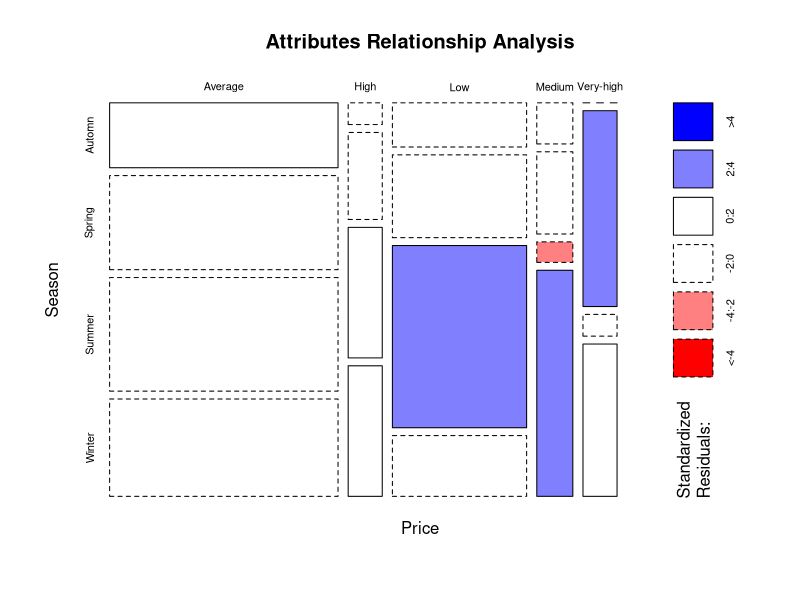
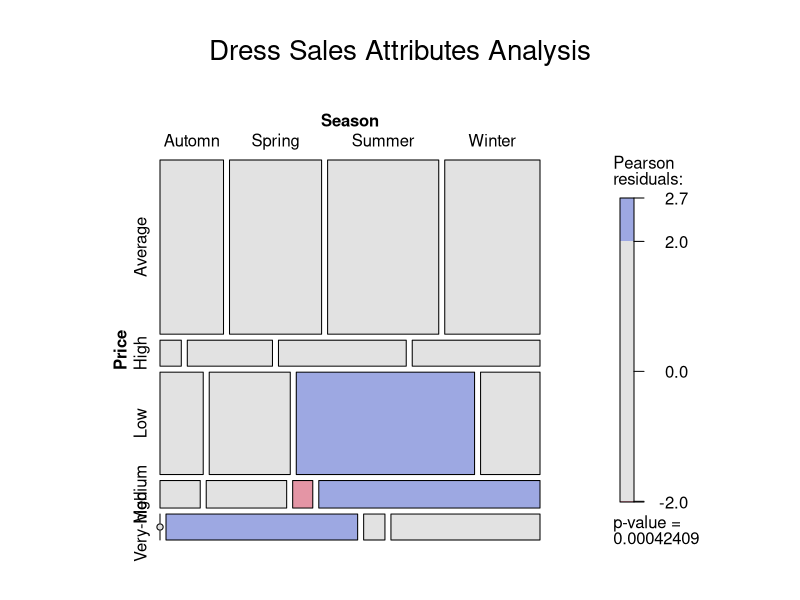
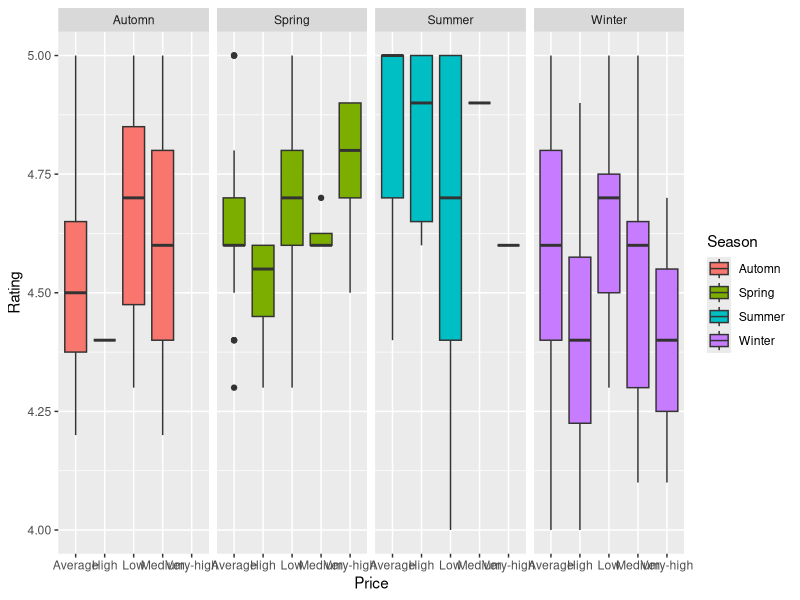

Reproduce these figures in R, in order.
loadData <- function(){
  data<-read.csv("merged_dress_sales.csv")
  colnames(data)<-c("Dress_ID","08/02","08/04","08/06","08/08","08/10","08/12","08/14","08/16",
                    "08/18","08/20","08/22","08/24","08/26","08/28","08/30","09/02","09/04",
                    "09/06","09/08","09/10","09/12","09/14","09/16","09/18","09/20","09/22",
                    "09/24","09/26","09/28","09/30","10/02","10/04","10/06","10/08","10/10","10/12","10/14",
                    "10/16","10/18","10/20","10/22","10/24","10/26","10/28","10/30","Style","Price",
                    "Rating","Size","Season","NeckLine","SleeveLength","waiseline","Material","FabricType",
                    "Decoration","Pattern.Type","Recommendation")
  return(data)
}


mydata<-loadData()
mydata<-na.omit(mydata)
ID<-as.data.frame(mydata[,1])
colnames(ID)<-"Dress_ID"
subdata<-cbind(ID,mydata[,47:ncol(mydata)])


subdata$Season<-as.character(mydata$Season)
subdata$Season[subdata$Season=="spring" | subdata$Season=="Spring"]<-"Spring"
subdata$Season[subdata$Season=="summer" | subdata$Season=="Summer"]<-"Summer"
subdata$Season[subdata$Season=="winter" | subdata$Season=="Winter" | subdata$Season=="NA" | subdata$Season==""]<-"Winter"
subdata$Season[subdata$Season=="Automn" | subdata$Season=="Autumn"]<-"Automn"



subdata$Price<-as.character(subdata$Price)
subdata$Price[subdata$Price=="low" | subdata$Price=="Low"]<-"Low"
subdata$Price[subdata$Price=="Average"]<-"Average"
subdata$Price[subdata$Price=="Medium"]<-"Medium"
subdata$Price[subdata$Price=="high" | subdata$Price=="High"]<-"High"
subdata$Price[subdata$Price=="very-high"]<-"Very-high"

mosaicplot(~Price + Season, data = subdata, color = 3:4,shade=TRUE,type=c("pearson"),main="Attributes Relationship Analysis")
library(vcd)
mosaic(~Price+Season, data = subdata,shade=TRUE,legend=TRUE,main="Dress Sales Attributes Analysis")



library(ggplot2)

p<-ggplot(subdata, aes(x = Price, y = Rating, fill = Season)) 
p<-p+geom_boxplot() 
p<-p+facet_wrap(~ Season, ncol =5)
print(p)







